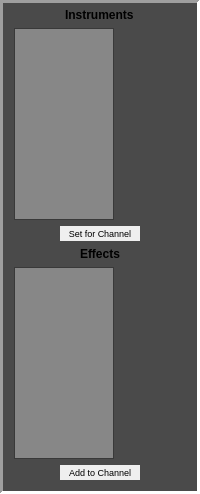
         <widget class="QFrame" name="frame_3">
          <property name="minimumSize">
           <size>
            <width>20</width>
            <height>0</height>
           </size>
          </property>
          <property name="palette">
           <palette>
            <active>
             <colorrole role="Base">
              <brush brushstyle="SolidPattern">
               <color alpha="255">
                <red>135</red>
                <green>135</green>
                <blue>135</blue>
               </color>
              </brush>
             </colorrole>
             <colorrole role="Window">
              <brush brushstyle="SolidPattern">
               <color alpha="255">
                <red>74</red>
                <green>74</green>
                <blue>74</blue>
               </color>
              </brush>
             </colorrole>
            </active>
            <inactive>
             <colorrole role="Base">
              <brush brushstyle="SolidPattern">
               <color alpha="255">
                <red>135</red>
                <green>135</green>
                <blue>135</blue>
               </color>
              </brush>
             </colorrole>
             <colorrole role="Window">
              <brush brushstyle="SolidPattern">
               <color alpha="255">
                <red>74</red>
                <green>74</green>
                <blue>74</blue>
               </color>
              </brush>
             </colorrole>
            </inactive>
            <disabled>
             <colorrole role="Base">
              <brush brushstyle="SolidPattern">
               <color alpha="255">
                <red>74</red>
                <green>74</green>
                <blue>74</blue>
               </color>
              </brush>
             </colorrole>
             <colorrole role="Window">
              <brush brushstyle="SolidPattern">
               <color alpha="255">
                <red>74</red>
                <green>74</green>
                <blue>74</blue>
               </color>
              </brush>
             </colorrole>
            </disabled>
           </palette>
          </property>
          <property name="autoFillBackground">
           <bool>true</bool>
          </property>
          <property name="frameShape">
           <enum>QFrame::Panel</enum>
          </property>
          <property name="frameShadow">
           <enum>QFrame::Sunken</enum>
          </property>
          <property name="lineWidth">
           <number>3</number>
          </property>
          <layout class="QVBoxLayout" name="verticalLayout_2">
           <property name="topMargin">
            <number>5</number>
           </property>
           <item alignment="Qt::AlignHCenter">
            <widget class="QLabel" name="label_7">
             <property name="font">
              <font>
               <weight>75</weight>
               <bold>true</bold>
              </font>
             </property>
             <property name="text">
              <string>Instruments</string>
             </property>
            </widget>
           </item>
           <item>
            <widget class="QListWidget" name="instrumentsList">
             <property name="sizePolicy">
              <sizepolicy hsizetype="Fixed" vsizetype="Expanding">
               <horstretch>0</horstretch>
               <verstretch>0</verstretch>
              </sizepolicy>
             </property>
             <property name="maximumSize">
              <size>
               <width>100</width>
               <height>16777215</height>
              </size>
             </property>
             <property name="dragEnabled">
              <bool>false</bool>
             </property>
             <property name="dragDropMode">
              <enum>QAbstractItemView::DragOnly</enum>
             </property>
            </widget>
           </item>
           <item alignment="Qt::AlignHCenter">
            <widget class="QPushButton" name="setInstrumentButton">
             <property name="sizePolicy">
              <sizepolicy hsizetype="Maximum" vsizetype="Maximum">
               <horstretch>0</horstretch>
               <verstretch>0</verstretch>
              </sizepolicy>
             </property>
             <property name="maximumSize">
              <size>
               <width>16777215</width>
               <height>15</height>
              </size>
             </property>
             <property name="baseSize">
              <size>
               <width>0</width>
               <height>0</height>
              </size>
             </property>
             <property name="font">
              <font>
               <pointsize>7</pointsize>
              </font>
             </property>
             <property name="autoFillBackground">
              <bool>true</bool>
             </property>
             <property name="text">
              <string>Set for Channel</string>
             </property>
             <property name="flat">
              <bool>true</bool>
             </property>
            </widget>
           </item>
           <item alignment="Qt::AlignHCenter">
            <widget class="QLabel" name="label_8">
             <property name="font">
              <font>
               <weight>75</weight>
               <bold>true</bold>
              </font>
             </property>
             <property name="text">
              <string>Effects</string>
             </property>
            </widget>
           </item>
           <item>
            <widget class="QListWidget" name="effectsList">
             <property name="sizePolicy">
              <sizepolicy hsizetype="Fixed" vsizetype="Expanding">
               <horstretch>0</horstretch>
               <verstretch>0</verstretch>
              </sizepolicy>
             </property>
             <property name="minimumSize">
              <size>
               <width>0</width>
               <height>0</height>
              </size>
             </property>
             <property name="maximumSize">
              <size>
               <width>100</width>
               <height>16777215</height>
              </size>
             </property>
            </widget>
           </item>
           <item alignment="Qt::AlignHCenter">
            <widget class="QPushButton" name="addEffectButton">
             <property name="sizePolicy">
              <sizepolicy hsizetype="Maximum" vsizetype="Maximum">
               <horstretch>0</horstretch>
               <verstretch>0</verstretch>
              </sizepolicy>
             </property>
             <property name="maximumSize">
              <size>
               <width>16777215</width>
               <height>15</height>
              </size>
             </property>
             <property name="font">
              <font>
               <pointsize>7</pointsize>
              </font>
             </property>
             <property name="autoFillBackground">
              <bool>true</bool>
             </property>
             <property name="text">
              <string>Add to Channel</string>
             </property>
             <property name="flat">
              <bool>true</bool>
             </property>
            </widget>
           </item>
          </layout>
         </widget>
